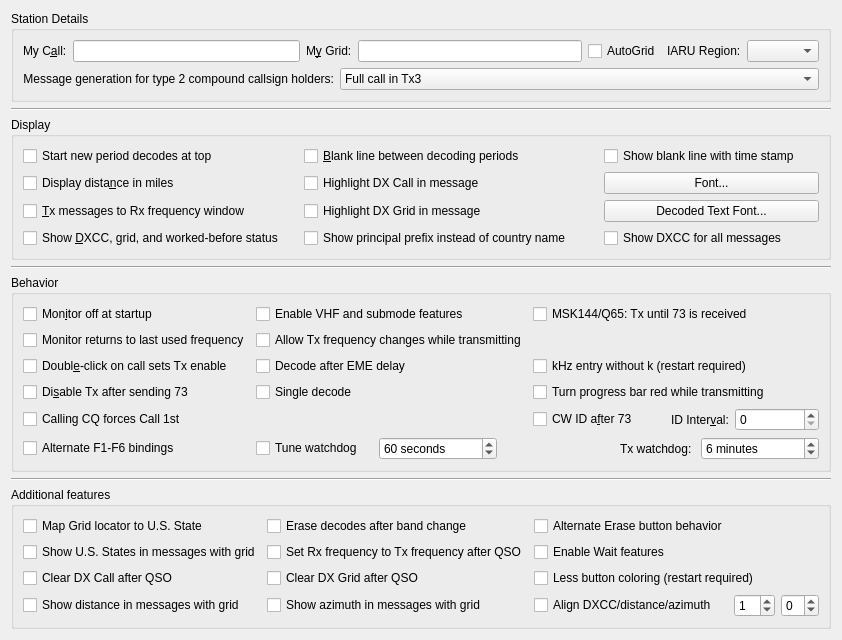
     <widget class="QWidget" name="general_tab">
      <attribute name="title">
       <string>Genera&amp;l</string>
      </attribute>
      <attribute name="toolTip">
       <string>General station details and settings.</string>
      </attribute>
      <layout class="QVBoxLayout" name="verticalLayout_4">
       <item>
        <widget class="QGroupBox" name="station_group_box">
         <property name="title">
          <string>Station Details</string>
         </property>
         <layout class="QVBoxLayout" name="verticalLayout_12">
          <item>
           <layout class="QHBoxLayout" name="horizontalLayout_14">
            <item>
             <layout class="QFormLayout" name="formLayout_3">
              <item row="0" column="0">
               <widget class="QLabel" name="callsign_label">
                <property name="text">
                 <string>My C&amp;all:</string>
                </property>
                <property name="buddy">
                 <cstring>callsign_line_edit</cstring>
                </property>
               </widget>
              </item>
              <item row="0" column="1">
               <widget class="QLineEdit" name="callsign_line_edit">
                <property name="toolTip">
                 <string>Station callsign.</string>
                </property>
               </widget>
              </item>
             </layout>
            </item>
            <item>
             <layout class="QFormLayout" name="formLayout_12">
              <item row="0" column="0">
               <widget class="QLabel" name="grid_label">
                <property name="text">
                 <string>M&amp;y Grid:</string>
                </property>
                <property name="buddy">
                 <cstring>grid_line_edit</cstring>
                </property>
               </widget>
              </item>
              <item row="0" column="1">
               <widget class="QLineEdit" name="grid_line_edit">
                <property name="toolTip">
                 <string>&lt;html&gt;&lt;head/&gt;&lt;body&gt;&lt;p&gt;Maidenhead locator, preferably 6 characters.&lt;/p&gt;&lt;/body&gt;&lt;/html&gt;</string>
                </property>
               </widget>
              </item>
             </layout>
            </item>
            <item>
             <widget class="QCheckBox" name="use_dynamic_grid">
              <property name="toolTip">
               <string>Check to allow grid changes from external programs</string>
              </property>
              <property name="text">
               <string>AutoGrid</string>
              </property>
             </widget>
            </item>
            <item>
             <layout class="QFormLayout" name="formLayout_2">
              <item row="0" column="0">
               <widget class="QLabel" name="label_12">
                <property name="text">
                 <string>IARU Region:</string>
                </property>
                <property name="buddy">
                 <cstring>region_combo_box</cstring>
                </property>
               </widget>
              </item>
              <item row="0" column="1">
               <widget class="QComboBox" name="region_combo_box">
                <property name="toolTip">
                 <string>&lt;html&gt;&lt;head/&gt;&lt;body&gt;&lt;p&gt;Select your IARU region.&lt;/p&gt;&lt;/body&gt;&lt;/html&gt;</string>
                </property>
               </widget>
              </item>
             </layout>
            </item>
           </layout>
          </item>
          <item>
           <layout class="QFormLayout" name="formLayout_13">
            <item row="0" column="0">
             <widget class="QLabel" name="label_5">
              <property name="text">
               <string>Message generation for type 2 compound callsign holders:</string>
              </property>
              <property name="alignment">
               <set>Qt::AlignRight|Qt::AlignTrailing|Qt::AlignVCenter</set>
              </property>
              <property name="buddy">
               <cstring>type_2_msg_gen_combo_box</cstring>
              </property>
             </widget>
            </item>
            <item row="0" column="1">
             <widget class="QComboBox" name="type_2_msg_gen_combo_box">
              <property name="enabled">
               <bool>true</bool>
              </property>
              <property name="toolTip">
               <string>&lt;html&gt;&lt;head/&gt;&lt;body&gt;&lt;p&gt;Type 2 compound callsigns are those with prefixes or suffixes not included in the allowed shortlist (See Help-&amp;gt;Add-on prefixes and suffixes).&lt;/p&gt;&lt;p&gt;This option determines which generated messages should contain your full type 2 compound call sign rather than your base callsign. It only applies if you have a type 2 compound callsign.&lt;/p&gt;&lt;p&gt;This option controls the way the messages that are used to answer CQ calls are generated. Generated messages 6 (CQ) and 5 (73) will always contain your full callsign. The JT65 and JT9 protocols allow for some standard messages with your full call at the expense of another piece of information such as the DX call or your locator.&lt;/p&gt;&lt;p&gt;Choosing message 1 omits the DX callsign which may be an issue when replying to CQ calls. Choosing message 3 also omits the DX callsign and many versions of this and other software will not extract the report. Choosing neither means that your full callsign only goes in your message 5 (73) so your QSO partner may log the wrong callsign.&lt;/p&gt;&lt;p&gt;None of these options are perfect, message 3 is usually best but be aware your QSO partner may not log the report you send them.&lt;/p&gt;&lt;/body&gt;&lt;/html&gt;</string>
              </property>
              <property name="currentIndex">
               <number>1</number>
              </property>
              <item>
               <property name="text">
                <string>Full call in Tx1</string>
               </property>
              </item>
              <item>
               <property name="text">
                <string>Full call in Tx3</string>
               </property>
              </item>
              <item>
               <property name="text">
                <string>Full call in Tx5 only</string>
               </property>
              </item>
             </widget>
            </item>
           </layout>
          </item>
         </layout>
        </widget>
       </item>
       <item>
        <widget class="Line" name="line_5">
         <property name="orientation">
          <enum>Qt::Horizontal</enum>
         </property>
        </widget>
       </item>
       <item>
        <widget class="QGroupBox" name="display_group_box">
         <property name="title">
          <string>Display</string>
         </property>
         <layout class="QGridLayout" name="gridLayout_4">
          <item row="4" column="0">
           <widget class="QCheckBox" name="DXCC_check_box">
            <property name="toolTip">
             <string>Show if decoded stations are new DXCC entities or worked before.</string>
            </property>
            <property name="text">
             <string>Show &amp;DXCC, grid, and worked-before status    </string>
            </property>
            <property name="checked">
             <bool>false</bool>
            </property>
           </widget>
          </item>
          <item row="0" column="1">
           <widget class="QCheckBox" name="insert_blank_check_box">
            <property name="toolTip">
             <string>Include a separator line between periods in the band activity window.</string>
            </property>
            <property name="text">
             <string>&amp;Blank line between decoding periods</string>
            </property>
           </widget>
          </item>
          <item row="2" column="2">
           <widget class="QPushButton" name="font_push_button">
            <property name="toolTip">
             <string>Set the font characteristics for the application.</string>
            </property>
            <property name="text">
             <string>Font...</string>
            </property>
           </widget>
          </item>
          <item row="3" column="1">
           <widget class="QCheckBox" name="cbHighlightDXgrid">
            <property name="text">
             <string>Highlight DX Grid in message</string>
            </property>
           </widget>
          </item>
          <item row="4" column="2">
           <widget class="QCheckBox" name="show_country_names_check_box">
            <property name="text">
             <string>Show DXCC for all messages</string>
            </property>
           </widget>
          </item>
          <item row="2" column="0">
           <widget class="QCheckBox" name="miles_check_box">
            <property name="toolTip">
             <string>Show distance to DX station in miles rather than kilometers.</string>
            </property>
            <property name="text">
             <string>Display dista&amp;nce in miles</string>
            </property>
           </widget>
          </item>
          <item row="3" column="2">
           <widget class="QPushButton" name="decoded_text_font_push_button">
            <property name="toolTip">
             <string>Set the font characteristics for the Band Activity and Rx Frequency areas.</string>
            </property>
            <property name="text">
             <string>Decoded Text Font...</string>
            </property>
           </widget>
          </item>
          <item row="0" column="0">
           <widget class="QCheckBox" name="decodes_from_top_check_box">
            <property name="toolTip">
             <string>&lt;html&gt;&lt;head/&gt;&lt;body&gt;&lt;p&gt;Check to have decodes for a new period start at the top of the Band Activity window and not scroll off the top when the window is full.&lt;/p&gt;&lt;p&gt;This is to aid selecting decodes to double-click while decoding is still in progress. Use the Band Activity vertical scroll bar to reveal decodes past the bottom of the window.&lt;/p&gt;&lt;/body&gt;&lt;/html&gt;</string>
            </property>
            <property name="text">
             <string>Start new period decodes at top</string>
            </property>
           </widget>
          </item>
          <item row="0" column="2">
           <widget class="QCheckBox" name="cb_detailed_blank_line">
            <property name="toolTip">
             <string>Show the separator line between periods with time stamp of the decode period.</string>
            </property>
            <property name="text">
             <string>Show blank line with time stamp</string>
            </property>
           </widget>
          </item>
          <item row="4" column="1">
           <widget class="QCheckBox" name="ppfx_check_box">
            <property name="text">
             <string>Show principal prefix instead of country name        </string>
            </property>
           </widget>
          </item>
          <item row="3" column="0">
           <widget class="QCheckBox" name="TX_messages_check_box">
            <property name="toolTip">
             <string>Show outgoing transmitted messages in the Rx frequency window.</string>
            </property>
            <property name="text">
             <string>&amp;Tx messages to Rx frequency window</string>
            </property>
           </widget>
          </item>
          <item row="2" column="1">
           <widget class="QCheckBox" name="cbHighlightDXcall">
            <property name="text">
             <string>Highlight DX Call in message</string>
            </property>
           </widget>
          </item>
         </layout>
        </widget>
       </item>
       <item>
        <widget class="Line" name="line_7">
         <property name="orientation">
          <enum>Qt::Horizontal</enum>
         </property>
        </widget>
       </item>
       <item>
        <widget class="QGroupBox" name="behaviour_group_box">
         <property name="title">
          <string>Behavior</string>
         </property>
         <layout class="QGridLayout" name="gridLayout_8" rowstretch="0,0,0,0,0,0,0,0" columnstretch="2,3,0,2">
          <item row="0" column="0">
           <widget class="QCheckBox" name="monitor_off_check_box">
            <property name="toolTip">
             <string>Don't start decoding until the monitor button is clicked.</string>
            </property>
            <property name="text">
             <string>Mon&amp;itor off at startup</string>
            </property>
            <property name="checked">
             <bool>false</bool>
            </property>
           </widget>
          </item>
          <item row="1" column="0">
           <widget class="QCheckBox" name="monitor_last_used_check_box">
            <property name="toolTip">
             <string>&lt;html&gt;&lt;head/&gt;&lt;body&gt;&lt;p&gt;Check this if you wish to automatically return to the last monitored frequency when monitor is enabled, leave it unchecked if you wish to have the current rig frequency maintained.&lt;/p&gt;&lt;/body&gt;&lt;/html&gt;</string>
            </property>
            <property name="text">
             <string>Monitor returns to last used frequency</string>
            </property>
           </widget>
          </item>
          <item row="0" column="1">
           <widget class="QCheckBox" name="enable_VHF_features_check_box">
            <property name="text">
             <string>Enable VHF and submode features</string>
            </property>
           </widget>
          </item>
          <item row="7" column="0">
           <widget class="QCheckBox" name="alternate_bindings_check_box">
            <property name="text">
             <string>Alternate F1-F6 bindings</string>
            </property>
           </widget>
          </item>
          <item row="4" column="0">
           <widget class="QCheckBox" name="quick_call_check_box">
            <property name="toolTip">
             <string>Automatic transmission mode.</string>
            </property>
            <property name="text">
             <string>Doubl&amp;e-click on call sets Tx enable</string>
            </property>
           </widget>
          </item>
          <item row="5" column="0">
           <widget class="QCheckBox" name="disable_TX_on_73_check_box">
            <property name="toolTip">
             <string>Turns off automatic transmissions after sending a 73 or any other free
text message.</string>
            </property>
            <property name="text">
             <string>Di&amp;sable Tx after sending 73</string>
            </property>
           </widget>
          </item>
          <item row="6" column="0">
           <widget class="QCheckBox" name="force_call_1st_check_box">
            <property name="text">
             <string>Calling CQ forces Call 1st</string>
            </property>
           </widget>
          </item>
          <item row="0" column="2" colspan="2">
           <widget class="QCheckBox" name="repeat_Tx_check_box">
            <property name="toolTip">
             <string>&lt;html&gt;&lt;head/&gt;&lt;body&gt;&lt;p&gt;Tx until 73 is received when in MSK144 or Q65 mode. &lt;/p&gt;&lt;/body&gt;&lt;/html&gt;</string>
            </property>
            <property name="text">
             <string>MSK144/Q65: Tx until 73 is received</string>
            </property>
           </widget>
          </item>
          <item row="4" column="2" colspan="2">
           <widget class="QCheckBox" name="kHz_without_k_check_box">
            <property name="toolTip">
             <string>&lt;html&gt;&lt;head/&gt;&lt;body&gt;&lt;p&gt;Allow kHz frequency offset entry without 'k' suffix.&lt;/p&gt;&lt;/body&gt;&lt;/html&gt;</string>
            </property>
            <property name="text">
             <string>kHz entry without k (restart required)</string>
            </property>
           </widget>
          </item>
          <item row="1" column="1">
           <widget class="QCheckBox" name="tx_QSY_check_box">
            <property name="toolTip">
             <string>&lt;html&gt;&lt;head/&gt;&lt;body&gt;&lt;p&gt;Some rigs are not able to process CAT commands while transmitting. This means that if you are operating in split mode you may have to uncheck this option.&lt;/p&gt;&lt;/body&gt;&lt;/html&gt;</string>
            </property>
            <property name="text">
             <string>Allow Tx frequency changes while transmitting</string>
            </property>
           </widget>
          </item>
          <item row="4" column="1">
           <widget class="QCheckBox" name="decode_at_52s_check_box">
            <property name="text">
             <string>Decode after EME delay</string>
            </property>
           </widget>
          </item>
          <item row="5" column="1">
           <widget class="QCheckBox" name="single_decode_check_box">
            <property name="text">
             <string>Single decode</string>
            </property>
           </widget>
          </item>
          <item row="7" column="1" colspan="3">
           <layout class="QHBoxLayout" name="TxWatchdog_Layout" stretch="0,1,1,0,1">
            <item>
             <widget class="QCheckBox" name="tune_watchdog_check_box">
              <property name="toolTip">
               <string>&lt;html&gt;&lt;head/&gt;&lt;body&gt;&lt;p&gt;Disable the Tune watchdog.&lt;/p&gt;&lt;/body&gt;&lt;/html&gt;</string>
              </property>
              <property name="text">
               <string>Tune watchdog   </string>
              </property>
             </widget>
            </item>
            <item>
             <widget class="QSpinBox" name="tune_watchdog_spin_box">
              <property name="toolTip">
               <string>&lt;html&gt;&lt;head/&gt;&lt;body&gt;&lt;p&gt;Number of seconds before Tune is aborted&lt;/p&gt;&lt;/body&gt;&lt;/html&gt;</string>
              </property>
              <property name="suffix">
               <string> seconds</string>
              </property>
              <property name="minimum">
               <number>0</number>
              </property>
              <property name="maximum">
               <number>300</number>
              </property>
              <property name="value">
               <number>60</number>
              </property>
             </widget>
            </item>
            <item>
             <spacer name="horizontalSpacer">
              <property name="orientation">
               <enum>Qt::Horizontal</enum>
              </property>
              <property name="sizeHint" stdset="0">
               <size>
                <width>10</width>
                <height>20</height>
               </size>
              </property>
             </spacer>
            </item>
            <item alignment="Qt::AlignRight">
             <widget class="QLabel" name="label_10">
              <property name="text">
               <string>Tx watchdog: </string>
              </property>
              <property name="buddy">
               <cstring>tx_watchdog_spin_box</cstring>
              </property>
             </widget>
            </item>
            <item>
             <widget class="QSpinBox" name="tx_watchdog_spin_box">
              <property name="toolTip">
               <string>&lt;html&gt;&lt;head/&gt;&lt;body&gt;&lt;p&gt;Number of minutes before unattended transmissions are aborted&lt;/p&gt;&lt;/body&gt;&lt;/html&gt;</string>
              </property>
              <property name="specialValueText">
               <string>Disabled</string>
              </property>
              <property name="suffix">
               <string> minutes</string>
              </property>
              <property name="prefix">
               <string/>
              </property>
              <property name="value">
               <number>6</number>
              </property>
             </widget>
            </item>
           </layout>
          </item>
          <item row="6" column="2">
           <widget class="QCheckBox" name="CW_id_after_73_check_box">
            <property name="toolTip">
             <string>Send a CW ID after every 73 or free text message.</string>
            </property>
            <property name="text">
             <string>CW ID a&amp;fter 73</string>
            </property>
           </widget>
          </item>
          <item row="6" column="3">
           <layout class="QHBoxLayout" name="horizontalLayout_9" stretch="0,0">
            <item alignment="Qt::AlignRight">
             <widget class="QLabel" name="label">
              <property name="sizePolicy">
               <sizepolicy hsizetype="Preferred" vsizetype="Preferred">
                <horstretch>0</horstretch>
                <verstretch>0</verstretch>
               </sizepolicy>
              </property>
              <property name="text">
               <string>ID Inter&amp;val:</string>
              </property>
              <property name="buddy">
               <cstring>CW_id_interval_spin_box</cstring>
              </property>
             </widget>
            </item>
            <item>
             <widget class="QSpinBox" name="CW_id_interval_spin_box">
              <property name="toolTip">
               <string>Send a CW ID periodically every few minutes.
This might be required under your countries licence regulations.
It will not interfere with other users as it is always sent in the
quiet period when decoding is done.</string>
              </property>
             </widget>
            </item>
           </layout>
          </item>
          <item row="5" column="2" colspan="2">
           <widget class="QCheckBox" name="progress_bar_check_box">
            <property name="toolTip">
             <string>&lt;html&gt;&lt;head/&gt;&lt;body&gt;&lt;p&gt;Turn the progress bar red while transmitting.&lt;/p&gt;&lt;/body&gt;&lt;/html&gt;</string>
            </property>
            <property name="text">
             <string>Turn progress bar red while transmitting</string>
            </property>
           </widget>
          </item>
         </layout>
        </widget>
       </item>
       <item>
        <widget class="Line" name="line_2">
         <property name="orientation">
          <enum>Qt::Horizontal</enum>
         </property>
        </widget>
       </item>
       <item>
        <widget class="QGroupBox" name="additional_features_box">
         <property name="sizePolicy">
          <sizepolicy hsizetype="Minimum" vsizetype="Preferred">
           <horstretch>0</horstretch>
           <verstretch>0</verstretch>
          </sizepolicy>
         </property>
         <property name="title">
          <string>Additional features</string>
         </property>
         <layout class="QGridLayout" name="gridLayout_17" columnstretch="3,3,2,1,1">
          <item row="2" column="1">
           <widget class="QCheckBox" name="cbRxToTxAfterQSO">
            <property name="text">
             <string>Set Rx frequency to Tx frequency after QSO</string>
            </property>
           </widget>
          </item>
          <item row="4" column="0">
           <widget class="QCheckBox" name="cb_showDistance">
            <property name="toolTip">
             <string>&lt;html&gt;&lt;head/&gt;&lt;body&gt;&lt;p&gt;If a station sends locator, calculate and show the distance in Band Activity pane.&lt;/p&gt;&lt;/body&gt;&lt;/html&gt;</string>
            </property>
            <property name="text">
             <string>Show distance in messages with grid</string>
            </property>
           </widget>
          </item>
          <item row="1" column="1">
           <widget class="QCheckBox" name="cbEraseBandActivity">
            <property name="toolTip">
             <string>&lt;html&gt;&lt;head/&gt;&lt;body&gt;&lt;p&gt;Erase Band Activity and Rx frequency windows after band change.&lt;/p&gt;&lt;/body&gt;&lt;/html&gt;</string>
            </property>
            <property name="text">
             <string>Erase decodes after band change</string>
            </property>
           </widget>
          </item>
          <item row="3" column="1">
           <widget class="QCheckBox" name="cbClearDXgrid">
            <property name="text">
             <string>Clear DX Grid after QSO</string>
            </property>
           </widget>
          </item>
          <item row="2" column="0">
           <widget class="QCheckBox" name="Map_All_Messages">
            <property name="text">
             <string>Show U.S. States in messages with grid</string>
            </property>
           </widget>
          </item>
          <item row="1" column="0">
           <widget class="QCheckBox" name="Map_Grid_to_State">
            <property name="text">
             <string>Map Grid locator to U.S. State</string>
            </property>
           </widget>
          </item>
          <item row="4" column="2">
           <widget class="QCheckBox" name="cb_Align">
            <property name="toolTip">
             <string>&lt;html&gt;&lt;head/&gt;&lt;body&gt;&lt;p&gt;Align the text for DXCC, distance and azimuth.&lt;/p&gt;&lt;/body&gt;&lt;/html&gt;</string>
            </property>
            <property name="text">
             <string>Align DXCC/distance/azimuth</string>
            </property>
           </widget>
          </item>
          <item row="1" column="2">
           <widget class="QCheckBox" name="alternate_erase_button_check_box">
            <property name="text">
             <string>Alternate Erase button behavior</string>
            </property>
           </widget>
          </item>
          <item row="3" column="0">
           <widget class="QCheckBox" name="cbClearDXcall">
            <property name="text">
             <string>Clear DX Call after QSO</string>
            </property>
           </widget>
          </item>
          <item row="4" column="3">
           <widget class="QSpinBox" name="align_spin_box">
            <property name="toolTip">
             <string>&lt;html&gt;&lt;head/&gt;&lt;body&gt;&lt;p&gt;Increase or decrease the space between message text and DXCC.&lt;/p&gt;&lt;/body&gt;&lt;/html&gt;</string>
            </property>
            <property name="minimum">
             <number>-2</number>
            </property>
            <property name="maximum">
             <number>10</number>
            </property>
            <property name="value">
             <number>1</number>
            </property>
           </widget>
          </item>
          <item row="2" column="2">
           <widget class="QCheckBox" name="enable_Wait_features_check_box">
            <property name="text">
             <string>Enable Wait features</string>
            </property>
           </widget>
          </item>
          <item row="4" column="1">
           <widget class="QCheckBox" name="cb_showAzimuth">
            <property name="toolTip">
             <string>&lt;html&gt;&lt;head/&gt;&lt;body&gt;&lt;p&gt;If a station sends a valid Maidenhead locator, calculate and show the great-circle azimuth in Band Activity pane.&lt;/p&gt;&lt;/body&gt;&lt;/html&gt;</string>
            </property>
            <property name="text">
             <string>Show azimuth in messages with grid</string>
            </property>
           </widget>
          </item>
          <item row="4" column="4">
           <widget class="QSpinBox" name="align_spin_box2">
            <property name="toolTip">
             <string>&lt;html&gt;&lt;head/&gt;&lt;body&gt;&lt;p&gt;Increase or decrease the space between DXCC and distance/azimuth.&lt;/p&gt;&lt;/body&gt;&lt;/html&gt;</string>
            </property>
            <property name="minimum">
             <number>-8</number>
            </property>
            <property name="maximum">
             <number>5</number>
            </property>
           </widget>
          </item>
          <item row="3" column="2" colspan="3">
           <widget class="QCheckBox" name="disable_button_coloring_check_box">
            <property name="text">
             <string>Less button coloring (restart required)</string>
            </property>
           </widget>
          </item>
         </layout>
        </widget>
       </item>
      </layout>
     </widget>
